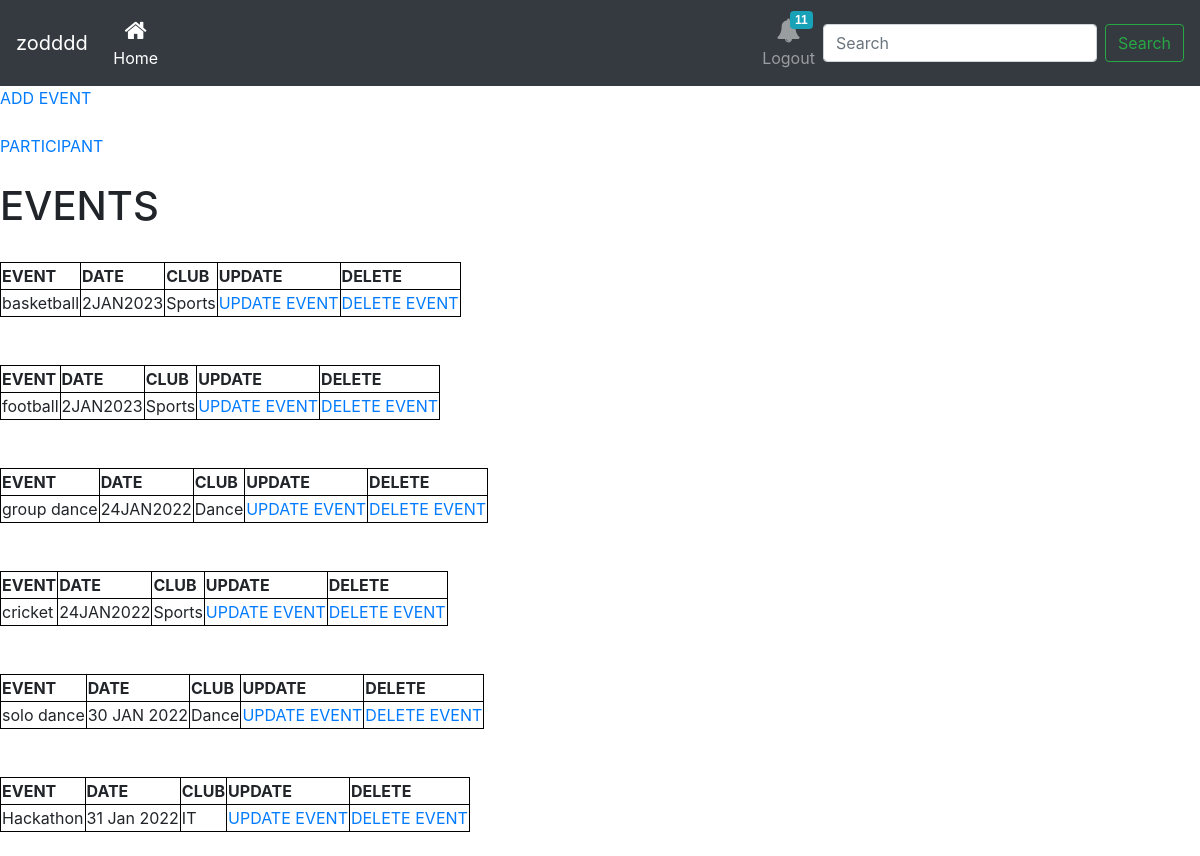
The app's page /headdashboard (signed in), older data.
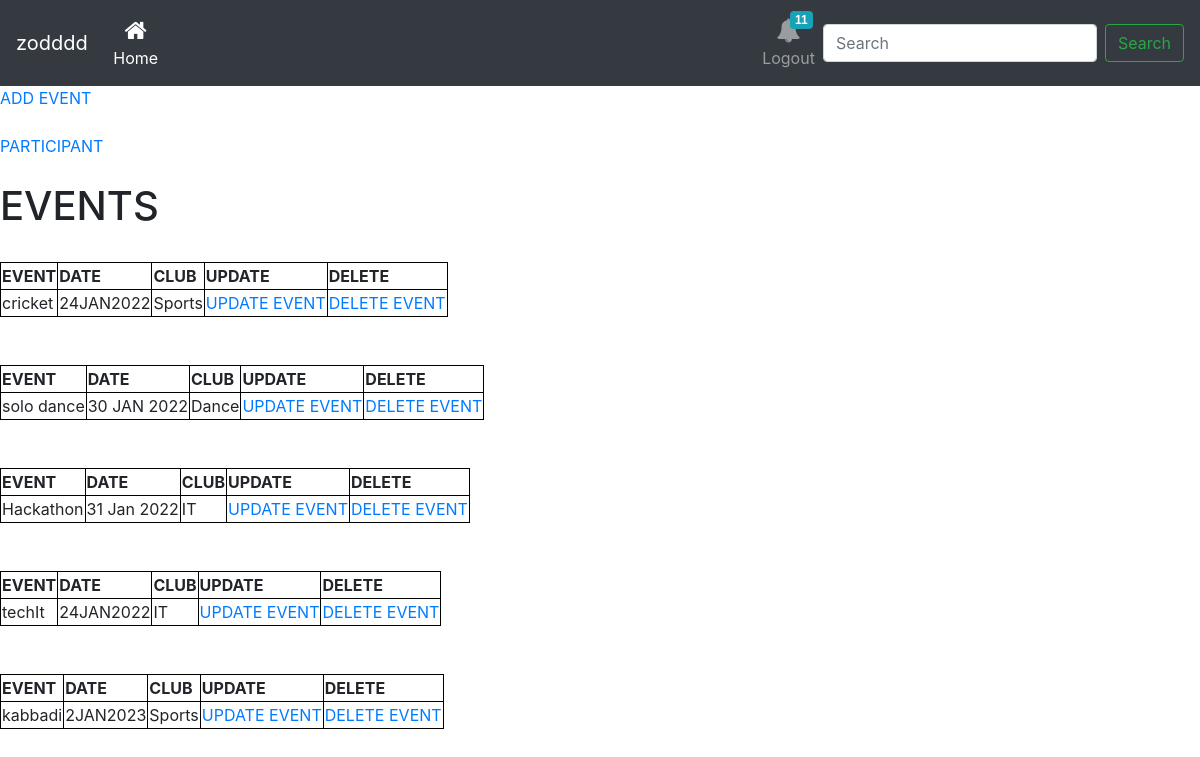
The same page, newer data.
### app.py (models this page shows, shortened)
class Event(db.Model,UserMixin):
    id=db.Column(db.Integer,primary_key=True)
    event_name=db.Column(db.String(50),nullable=False ,unique=True)
    date_created=db.Column(db.String(100))
    event_id=db.Column(db.String(100),nullable=False)
    club_name=db.Column(db.String(100),nullable=False)

### app.py (the view)
@login_required
@app.route('/headdashboard', methods=['GET','POST'] )
def headdashboard():
    event_info=Event.query
    h_name=session['h_name']
    return render_template('headdashboard.html',h_name=h_name,event_info=event_info)

### app.py (called while the page is built)
@login_manager.user_loader
def load_user(user_id):
    return Student.query.get(int(user_id))

### templates/headdashboard.html (shortened to what this page needs)
<!DOCTYPE html>
<html lang="en">
<head>
    <link rel="stylesheet" href="../static/css/navbar.css">
  </head>
<body>
    <link href="//maxcdn.bootstrapcdn.com/bootstrap/4.1.1/css/bootstrap.min.css" rel="stylesheet" id="bootstrap-css">
<nav class="navbar navbar-icon-top navbar-expand-lg navbar-dark bg-dark">
  <a class="navbar-brand" href="#">{{h_name}}</a>
  <div class="collapse navbar-collapse" id="navbarSupportedContent">
    <ul class="navbar-nav mr-auto">
      <li class="nav-item active">
        <a class="nav-link" href="{{url_for('home')}}">
          <i class="fa fa-home"></i>
          Home
          </a>
      </li>
    </ul>
    <ul class="navbar-nav ">
      <li class="nav-item">
        <a class="nav-link" href="{{url_for('headlogout')}}">
          <i class="fa fa-bell">
            <span class="badge badge-info">11</span>
          </i>
          Logout
        </a>
      </li>
    </ul>
    <form class="form-inline my-2 my-lg-0">
      <input class="form-control mr-sm-2" type="text" placeholder="Search" aria-label="Search">
      <button class="btn btn-outline-success my-2 my-sm-0" type="submit">Search</button>
    </form>
  </div>
</nav>
  <a href="{{url_for('eventform')}}">ADD EVENT</a>
<br>
<br>
<a href="{{url_for('participant_info')}}">PARTICIPANT</a>
<br>
<br>
<h1>EVENTS</h1>
{% for i in event_info %}
<table>
  <tr>
    <th>EVENT</th>
    <th>DATE</th>
    <th>CLUB</th>
    <th>UPDATE</th>
    <th>DELETE</th>
  </tr>
  <tr>
    <td>{{i.event_name}}</td>&nbsp;
    <td>{{i.date_created}}</td>&nbsp;
    <td>{{i.club_name}}</td>&nbsp;
    <td>  <a href="{{url_for('update',id=i.id)}}">UPDATE EVENT</a>
    </td>
    <td>  <a href="{{url_for('delete',id=i.id)}}">DELETE EVENT</a>
    </td>
  </tr>
</table>
<br>
{% endfor %}
</body>
</html>

### static/css/navbar.css (style rules this page uses)
.navbar-icon-top .navbar-nav .nav-link > .fa { position: relative; width: 36px; font-size: 24px; }
.navbar-icon-top .navbar-nav .nav-link > .fa > .badge { font-size: 0.75rem; position: absolute; right: 0; font-family: sans-serif; }
.navbar-icon-top .navbar-nav .nav-link > .fa { top: 3px; line-height: 12px; }
.navbar-icon-top .navbar-nav .nav-link > .fa > .badge { top: -10px; }
@media (min-width: 992px) { .navbar-icon-top.navbar-expand-lg .navbar-nav .nav-link { text-align: center; display: table-cell; height: 70px; vertical-align: middle; padding-top: 0; padding-bottom: 0; } }
@media (min-width: 992px) { .navbar-icon-top.navbar-expand-lg .navbar-nav .nav-link > .fa { display: block; width: 48px; margin: 2px auto 4px auto; top: 0; line-height: 24px; } }
@media (min-width: 992px) { .navbar-icon-top.navbar-expand-lg .navbar-nav .nav-link > .fa > .badge { top: -7px; } }

### templates/headdashboard.html (style rules this page uses)
table, th, td { border:1px solid black; }

Row changes from the older to the newer data that the page shows:
removed Event: event_name "basketball", date_created "2JAN2023", club_name "Sports"
removed Event: event_name "football", date_created "2JAN2023", club_name "Sports"
removed Event: event_name "group dance", date_created "24JAN2022", club_name "Dance"
added Event: event_name "techIt", date_created "24JAN2022", club_name "IT"
added Event: event_name "kabbadi", date_created "2JAN2023", club_name "Sports"
